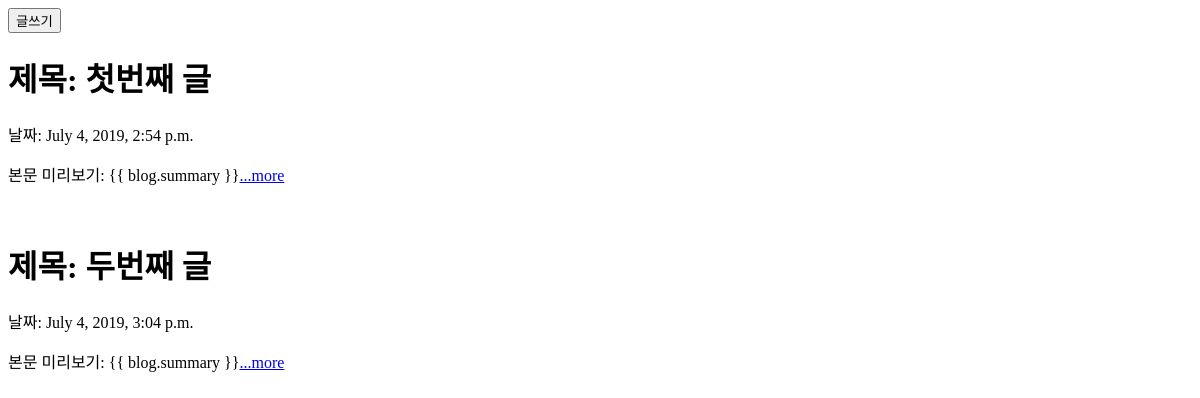
Before: / with the older database file.
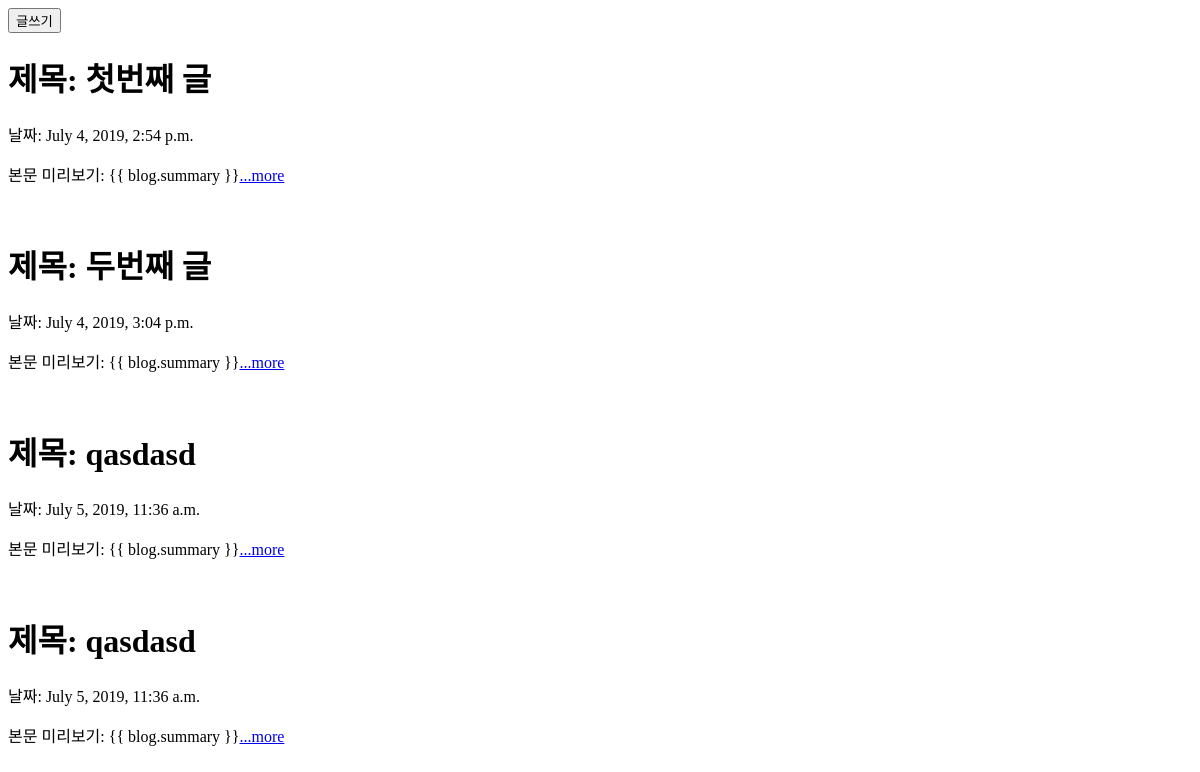
After: the same page with the newer database file.
### blogapp/models.py (models this page shows, shortened)
class Blog(models.Model):
    title = models.CharField(max_length=200)
    pub_date = models.DateTimeField('date published')
    body = models.TextField()

### blogapp/views.py (the view)
# urls.py: 2. Add a URL to urlpatterns:  path('', views.home, name='home')
def home(request):
    blogs = Blog.objects
    return render(request, "home.html", {'blogs' : blogs})

### blogapp/templates/home.html (shortened to what this page needs)
<!DOCTYPE html>
<html lang="en">
  <head>
  </head>
  <body>
    <form action="{% url 'new' %}">
      <button>글쓰기</button>
    </form>
    {% for blog in blogs.all %}
    <h1>제목: {{ blog.title }}</h1>
    <p>날짜: {{ blog.pub_date }}</p>
    <p>
      본문 미리보기: {{ blog.summary
      }}<a href="{% url 'detail' blog.id%}">...more</a>
    </p>
    <br />
    {%endfor%}
  </body>
</html>

Changed rows visible on the page:
added Blog: title "qasdasd", pub_date "July 5, 2019, 11:36 a.m."
added Blog: title "qasdasd", pub_date "July 5, 2019, 11:36 a.m."
